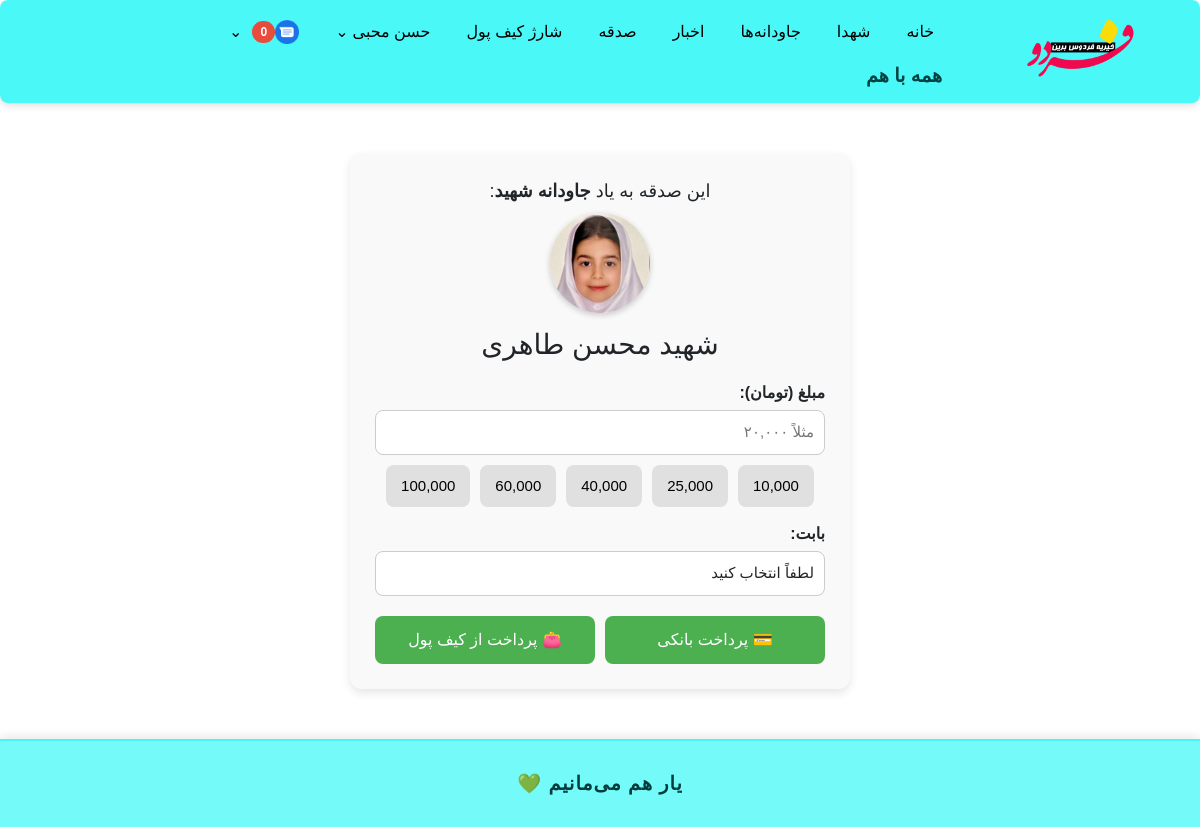
Screenshot of /donate/donate/ (signed in) with the database file from the repository.
### accounts/models.py (models this page shows, shortened)
class User(AbstractBaseUser, PermissionsMixin):
    GENDER_CHOICES = (
        ('M', 'مرد'),
        ('F', 'زن'),
    )
    phone = models.CharField(max_length=11, unique=True)
    first_name = models.CharField(max_length=100, blank=True)
    last_name = models.CharField(max_length=100, blank=True)
    national_code = models.CharField(max_length=10, blank=True)
    image = models.ImageField(upload_to='profiles/', blank=True, null=True)
    gender = models.CharField(max_length=1, choices=GENDER_CHOICES, blank=True, null=True)
    is_active = models.BooleanField(default=True)
    is_staff = models.BooleanField(default=False)
    is_profile_completed = models.BooleanField(default=False)
    allowed_categories = models.ManyToManyField(
        'news.Category',
        related_name='allowed_users',
        blank=True,
        verbose_name='دسته‌بندی‌های مجاز برای ارسال خبر'
    )
    groups = models.ManyToManyField(
        'auth.Group',
        related_name='accounts_user_set',
        blank=True
    )
    user_permissions = models.ManyToManyField(
        'auth.Permission',
        related_name='accounts_user_permissions_set',
        blank=True
    )
    objects = UserManager()
    USERNAME_FIELD = 'phone'
    def get_full_name(self):
        return f"{self.first_name} {self.last_name}".strip()

### martyrs/models.py (models this page shows, shortened)
class Martyr(models.Model):
    first_name = models.CharField("نام", max_length=50)
    last_name = models.CharField("نام خانوادگی", max_length=50)
    father_name = models.CharField("نام پدر", max_length=50, blank=True, null=True)
    birth_place = models.CharField("محل تولد", max_length=100, blank=True, null=True)
    birth_date = models.DateField("تاریخ تولد", blank=True, null=True)
    last_operation = models.CharField("آخرین عملیات", max_length=100, blank=True, null=True)
    martyr_region = models.CharField("منطقه شهادت", max_length=100, blank=True, null=True)
    martyr_place = models.CharField("محل شهادت", max_length=100, blank=True, null=True)
    martyr_date = models.DateField("تاریخ شهادت", blank=True, null=True)
    grave_place = models.CharField("محل دفن", max_length=150, blank=True, null=True)
    photo = models.ImageField("عکس شهید", upload_to='martyrs/photos/', blank=True, null=True)
    class Meta:
        verbose_name = "شهید"
        verbose_name_plural = "شهدا"
        ordering = ["last_name", "first_name"]

### donation/views.py (the view, shortened to what this page needs)
# urls.py: path('donate/', include(('donation.urls', 'donation'), namespace='donations')),
@login_required
def donate(request):
    causes = DonationCause.objects.filter(is_active=True)
    martyr = None
    count = Martyr.objects.count()
    if count > 0:
        martyr = Martyr.objects.all()[random.randint(0, count - 1)]
    suggested_amounts = [10000, 25000, 40000, 60000, 100000]
    return render(request, 'donation/donate.html', {
        'causes': causes,
        'suggested_amounts': suggested_amounts,
        'martyr': martyr,
        'eternal': None,
    })

### notification/templatetags/notification_tags.py (called while the page is built)
@register.simple_tag(takes_context=True)
def is_notification_manager(context):
    request = context.get("request")
    user = getattr(request, "user", None)
    if user and user.is_authenticated:
        return NotificationGroup.objects.filter(managers=user).exists()
    return False

### templates/donation/donate.html (shortened to what this page needs)
{% extends "base.html" %}
{% load humanize %}
{% block content %}
<div class="donate-container">
  {% if eternal %}
    <div style="text-align: center; margin-bottom: 20px;">
      <p style="font-size: 18px; margin-bottom: 8px;">
        این صدقه به نیت <strong>جاودانه</strong>:
      </p>
      {% if eternal.image %}
        <img src="{{ eternal.image.url }}" alt="جاودانه" style="width: 100px; height: 100px; border-radius: 50%; object-fit: cover; box-shadow: 0 2px 6px rgba(0,0,0,0.2); margin-bottom: 10px;">
      {% else %}
        <div style="width: 100px; height: 100px; border-radius: 50%; background-color: #ccc; line-height: 100px; margin: 0 auto 10px;">
          <span style="color: white;">بدون عکس</span>
        </div>
      {% endif %}
      <h3 style="margin: 5px 0;">{{ eternal.first_name }} {{ eternal.last_name }}</h3>
    </div>
  {% elif martyr %}
    <div style="text-align: center; margin-bottom: 20px;">
      <p style="font-size: 18px; margin-bottom: 8px;">
        این صدقه به یاد <strong>جاودانه شهید</strong>:
      </p>
      {% if martyr.photo %}
        <img src="{{ martyr.photo.url }}" alt="شهید" style="width: 100px; height: 100px; border-radius: 50%; object-fit: cover; box-shadow: 0 2px 6px rgba(0,0,0,0.2); margin-bottom: 10px;">
      {% else %}
        <div style="width: 100px; height: 100px; border-radius: 50%; background-color: #ccc; line-height: 100px; margin: 0 auto 10px;">
          <span style="color: white;">بدون عکس</span>
        </div>
      {% endif %}
      <h3 style="margin: 5px 0;">شهید {{ martyr.first_name }} {{ martyr.last_name }}</h3>
    </div>
  {% endif %}
  <form method="post"
    {% if eternal %}
      action="{% url 'donations:donate_for_eternal' eternal.id %}"
    {% elif martyr %}
      action="{% url 'donations:donate_for_martyr' martyr.id %}"
    {% else %}
      action="{% url 'donation:donate' %}"
    {% endif %}
    id="donate-form"
  >
    <label for="amount">مبلغ (تومان):</label>
    <input type="text" name="amount" id="amount" required autocomplete="off" placeholder="مثلاً ۲۰,۰۰۰">
    <div class="suggested-amounts">
      {% for val in suggested_amounts %}
        <button type="button" class="amount-btn" data-amount="{{ val }}">{{ val|intcomma }}</button>
      {% endfor %}
    </div>
    <label for="cause">بابت:</label>
    <select name="cause" class="form-control" required>
      <option value="">لطفاً انتخاب کنید</option>
    </select>
    <div class="pay-buttons">
      <button type="submit" name="pay_method" value="gateway" class="pay-btn">💳 پرداخت بانکی</button>
      {% if user.is_authenticated %}
        <button type="submit" name="pay_method" value="wallet" class="pay-btn">👛 پرداخت از کیف پول</button>
      {% endif %}
    </div>
  </form>
</div>
{% endblock %}

### templates/base.html (shortened to what this page needs)
<!DOCTYPE html>
{% load static %}
{% load notification_tags %}
<html lang="fa">
<head>
    <link rel="stylesheet" href="{% static 'css/persian-datepicker.min.css' %}">
    <link href="https://cdn.jsdelivr.net/npm/bootstrap@5.3.0/dist/css/bootstrap.rtl.min.css" rel="stylesheet">
    <link href="https://cdn.jsdelivr.net/npm/bootstrap-icons@1.10.5/font/bootstrap-icons.css" rel="stylesheet">
    <link rel="stylesheet" href="https://cdn.jsdelivr.net/npm/persian-datepicker@1.2.0/dist/css/persian-datepicker.min.css">
</head>
<body>
    <header>
    <nav style="
        background-color: rgba(43, 247, 247, 0.85);
        display: flex;
        justify-content: space-between;
        align-items: stretch;
        padding: 12px 20px;
        box-shadow: 0 2px 8px rgba(0,0,0,0.15);
        border-radius: 8px;
        backdrop-filter: saturate(180%) blur(10px);
        -webkit-backdrop-filter: saturate(180%) blur(10px);
    ">
        <div style="
            flex: 0 0 auto;
            text-align: center;
            margin-left: 1cm;
            display: flex;
            flex-direction: column;
            justify-content: center;
            width: 200px;
            height: 70px;
        ">
            <a href="/" style="display: inline-block; width: 200px; height: 70px;">
                <img
                    src="{% static 'images/logo.png' %}"
                    alt="Logo"
                    width="200"
                    height="70"
                    style="display: block; width: 100%; height: 100%; object-fit: contain;"
                >
            </a>
        </div>
        <div style="flex: 1; display: flex; flex-direction: column; justify-content: center;">
            <ul style="
                display: flex;
                flex-wrap: wrap;
                justify-content: flex-start;
                gap: 20px;
                list-style: none;
                margin: 0;
                padding: 0;
            ">
                <li><a href="/">خانه</a></li>
                <li><a href="/martyrs/list/">شهدا</a></li>
                <li><a href="{% url 'eternals:list' %}">جاودانه‌ها</a></li>
                <li><a href="{% url 'news:news_list' %}">اخبار</a></li>
                <li><a href="{% url 'donation:donate' %}">صدقه</a></li>
                {% if user.is_authenticated %}
                    <li><a href="{% url 'wallet:charge_wallet' %}">شارژ کیف پول</a></li>
                {% else %}
                    <li><a href="{% url 'accounts:login' %}?next={% url 'wallet:charge_wallet' %}">شارژ کیف پول</a></li>
                    <li><a href="{% url 'accounts:login' %}?next={% url 'accounts:dashboard' %}">پروفایل</a></li>
                {% endif %}
                {% if user.is_authenticated %}
                    <li class="position-relative">
                        <a href="#" class="d-inline-flex align-items-center">
                            {% if user.gender == 'male' %}
                                آقای {{ user.last_name }}
                            {% elif user.gender == 'female' %}
                                خانم {{ user.last_name }}
                            {% else %}
                                {{ user.get_full_name|default:user.phone }}
                            {% endif %}
                            <span class="ms-1">⌄</span>
                        </a>
                    </li>
                    <li class="position-relative">
                        <a href="{% url 'notification:unread_notifications_list' %}" class="d-inline-flex align-items-center">
                            <img src="{% static 'images/message-icon.png' %}" alt="پیام‌ها" style="height: 24px;">
                            <span id="unread-notifications-count"
                                style="background-color: #e74c3c; color: white; border-radius: 12px; padding: 2px 8px;
                                        font-size: 12px; font-weight: 700; margin-left: 6px; min-width: 22px;
                                        text-align: center; display: inline-block;">
                                0
                            </span>
                            <span class="ms-1">⌄</span>
                        </a>
                            {% is_notification_manager as is_manager %}
                    </li>
                {% else %}
                    <li><a href="{% url 'accounts:login' %}">ورود</a></li>
                {% endif %}
            </ul>
            <div style="margin-top: 10px; font-weight: bold; font-size: 1.2em; color: #004141;">
                همه با هم
            </div>
        </div>
    </nav>
</header>
<main>
    {% block content %}{% endblock %}
</main>
<footer style="
    background-color: #2bf7f7a6;
    text-align: center;
    padding: 1.5em;
    font-family: 'Vazirmatn', sans-serif;
    font-size: 1.2em;
    font-weight: bold;
    color: #003c3c;
    box-shadow: 0 -2px 10px rgba(0, 0, 0, 0.1);
    border-top: 2px solid #2bf7f7a6;
    letter-spacing: 1px;
">
    یار هم می‌مانیم 💚
</footer>
</body>
</html>

### templates/base.html (style rules this page uses)
html, body { direction: rtl; font-family: sans-serif; margin: 0; padding: 0; background-color: #ffffff; overflow: visible !important; position: static !important; z-index: auto !important; }
main { padding: 20px; }
form input[type="text"], form input[type="file"], form textarea, form select { padding: 10px; border-radius: 8px; border: 1px solid #ccc; font-size: 15px; box-sizing: border-box; }
header { background-color: #ffffff; padding: 0; }
nav ul { list-style: none; display: flex; justify-content: flex-start; gap: 20px; padding: 0; margin: 0; }
nav ul li { position: relative; z-index: 9999; }
nav ul li a { color: #000; text-decoration: none; padding: 8px; display: block; }
footer { background-color: #333; color: white; padding: 10px 20px; }

### templates/donation/donate.html (style rules this page uses)
.donate-container { max-width: 500px; margin: 30px auto; padding: 25px; border-radius: 12px; background-color: #f9f9f9; box-shadow: 0 4px 10px rgba(0, 0, 0, 0.1); font-family: "Vazir", sans-serif; }
.donate-container label { display: block; margin-top: 15px; font-weight: bold; margin-bottom: 5px; }
.donate-container input[type="text"], .donate-container select { width: 100%; padding: 10px; border-radius: 8px; border: 1px solid #ccc; box-sizing: border-box; font-size: 15px; }
.suggested-amounts { margin-top: 10px; display: flex; flex-wrap: wrap; gap: 10px; justify-content: center; }
.amount-btn { padding: 10px 15px; border: none; background-color: #e0e0e0; border-radius: 8px; cursor: pointer; transition: background-color 0.2s ease; font-size: 15px; }
.pay-buttons { display: flex; justify-content: space-between; margin-top: 20px; flex-wrap: wrap; gap: 10px; }
.pay-buttons button { flex: 1 1 45%; padding: 12px; border: none; border-radius: 8px; background-color: #4caf50; color: white; font-size: 16px; cursor: pointer; transition: background-color 0.3s ease; }

### rows the page displays
User: get_full_name "حسن محبی"
Martyr: photo (picture), first_name "محسن", last_name "طاهری"

### other values shown
{{ val|intcomma }} "10,000" "25,000" "40,000" "60,000" "100,000"
